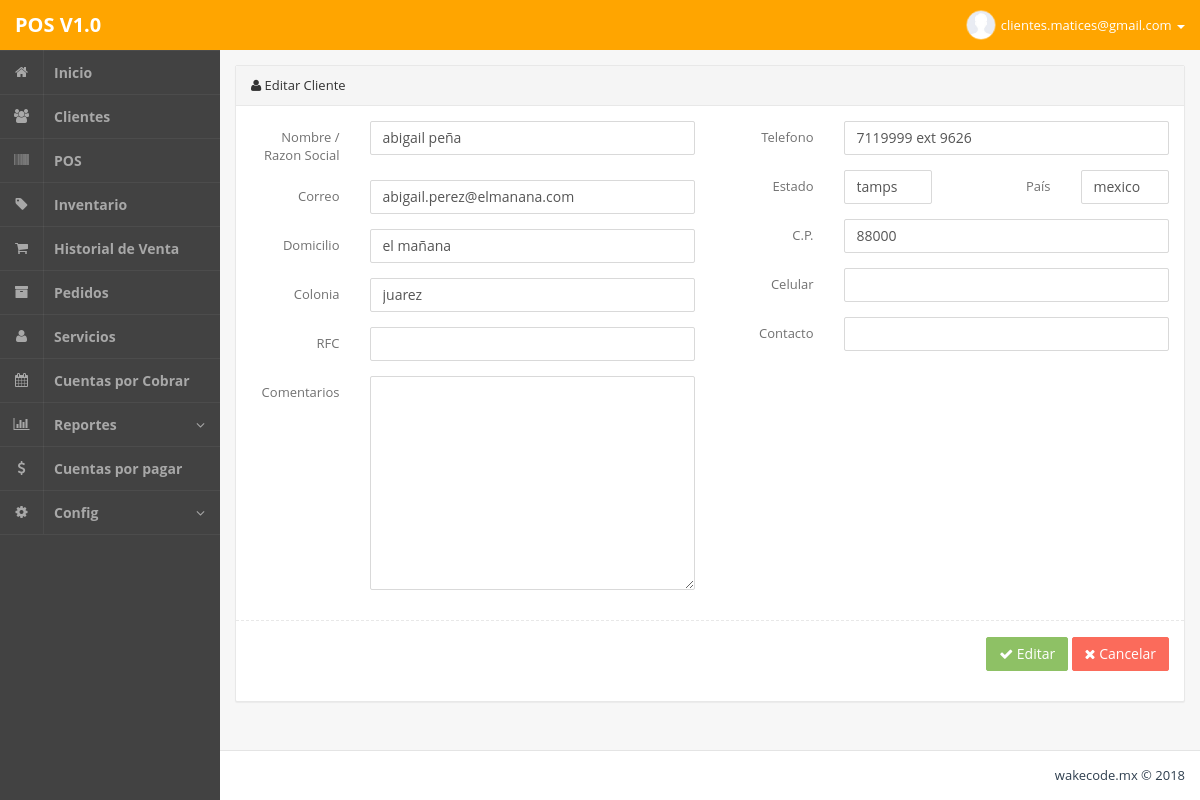
Screenshot of /admin.php?m=clientesEditar&id=783 (signed in) with the database file from the repository.
### tables this page shows
CREATE TABLE IF NOT EXISTS `clientes` (
  `idclientes` int(255) NOT NULL,
  `fecharegistro` date NOT NULL,
  `nombre` varchar(200) NOT NULL,
  `correo` varchar(100) NOT NULL,
  `domicilio` text NOT NULL,
  `colonia` varchar(50) NOT NULL,
  `codigopostal` varchar(20) NOT NULL,
  `telefono` varchar(20) NOT NULL,
  `celular` varchar(20) NOT NULL,
  `rfc` varchar(100) NOT NULL,
  `contacto` varchar(100) NOT NULL,
  `estado` varchar(100) NOT NULL,
  `pais` varchar(100) NOT NULL,
  `comentarios` text NOT NULL
);

### php/clientesEditar.php (the view, shortened to what this page needs)
<?php
$id = mysql_real_escape_string($_GET['id']);
$data = mysql_fetch_object(mysql_query("SELECT * FROM clientes WHERE idclientes='".$id."' LIMIT 1"));
?>
		<section class="panel panel-default">
			<header class="panel-heading">
				<i class="fa fa-user icon"></i> Editar Cliente
			</header>
			<div class="panel-body">
				<form class="bs-example form-horizontal" action="" method="post">
					<div class="row">
						<div class="col-md-6">
							<div class="form-group">
								<label class="col-lg-3 col-md-3 control-label">Nombre / Razon Social</label>
								<div class="col-lg-9 col-md-9"><input type="text" name="nombre" class="form-control" value="<?php echo $data->nombre; ?>"></div>
							</div>
							<div class="form-group">
								<label class="col-lg-3 col-md-3 control-label">Correo</label>
								<div class="col-lg-9 col-md-9"><input type="text" name="correo" class="form-control" value="<?php echo $data->correo; ?>"></div>
							</div>
							<div class="form-group">
								<label class="col-lg-3 col-md-3 control-label">Domicilio</label>
								<div class="col-lg-9 col-md-9"><input type="text" name="domicilio" class="form-control" value="<?php echo $data->domicilio; ?>"></div>
							</div>
							<div class="form-group">
								<label class="col-md-3 control-label">Colonia</label>
								<div class="col-md-9"><input type="text" name="colonia" class="form-control" value="<?php echo $data->colonia; ?>"></div>
							</div>
							<div class="form-group">
								<label class="col-md-3 control-label">RFC</label>
								<div class="col-md-9"><input type="text" name="rfc" class="form-control" value="<?php echo $data->rfc; ?>"></div>
							</div>
							<div class="form-group">
								<label class="col-md-3 control-label">Comentarios</label>
								<div class="col-md-9"><textarea name="comentarios" class="form-control" rows="10"><?php echo $data->comentarios; ?></textarea></div>
							</div>
						</div>
						<div class="col-md-6">
							<div class="form-group">
								<label class="col-lg-3 col-md-3 control-label">Telefono</label>
								<div class="col-lg-9 col-md-9 "><input type="text" name="telefono" class="form-control" value="<?php echo $data->telefono; ?>"></div>
							</div>
							<div class="row">
								<div class="col-md-6">
									<div class="form-group">
										<label class="col-md-6 control-label">Estado</label>
										<div class="col-md-6"><input type="text" name="estado" class="form-control" value="<?php echo $data->estado; ?>"></div>
									</div>
								</div>
								<div class="col-md-6">
									<div class="form-group">
										<label class="col-md-6 control-label">País</label>
										<div class="col-md-6"><input type="text" name="pais" class="form-control" value="<?php echo $data->pais; ?>"></div>
									</div>
								</div>
							</div>
							<div class="form-group">
								<label class="col-md-3 control-label">C.P.</label>
								<div class="col-md-9"><input type="text" name="cp" class="form-control" value="<?php echo $data->codigopostal; ?>"></div>
							</div>
							<div class="form-group">
								<label class="col-lg-3 col-md-3 control-label">Celular</label>
								<div class="col-lg-9  col-md-9 "><input type="text" name="celular" class="form-control" value="<?php echo $data->celular; ?>"></div>
							</div>
							<div class="form-group">
								<label class="col-md-3 control-label">Contacto</label>
								<div class="col-md-9"><input type="text" name="contacto" class="form-control" value="<?php echo $data->contacto; ?>"></div>
							</div>
						</div>
					</div>
					<div class="line line-dashed line-lg pull-in"></div>
					<div class="form-group text-right">
						<div class="col-lg-12">
							<button type="submit" class="btn btn-md btn-success"><i class="fa fa-check icon"></i> Editar</button>
							<a href="admin.php?m=clientes" class="btn btn-md btn-danger"><i class="fa fa-times icon"></i> Cancelar</a>
						</div>
					</div>
				</form>
			</div>
		</section>

### rows the page displays
clientes: nombre "abigail peña", correo "abigail.perez@elmanana.com", domicilio "el mañana", colonia "juarez", telefono "7119999 ext 9626", estado "tamps", pais "mexico", cp "88000"

### other values shown
$_SESSION['userNm'] "clientes.matices@gmail.com"
